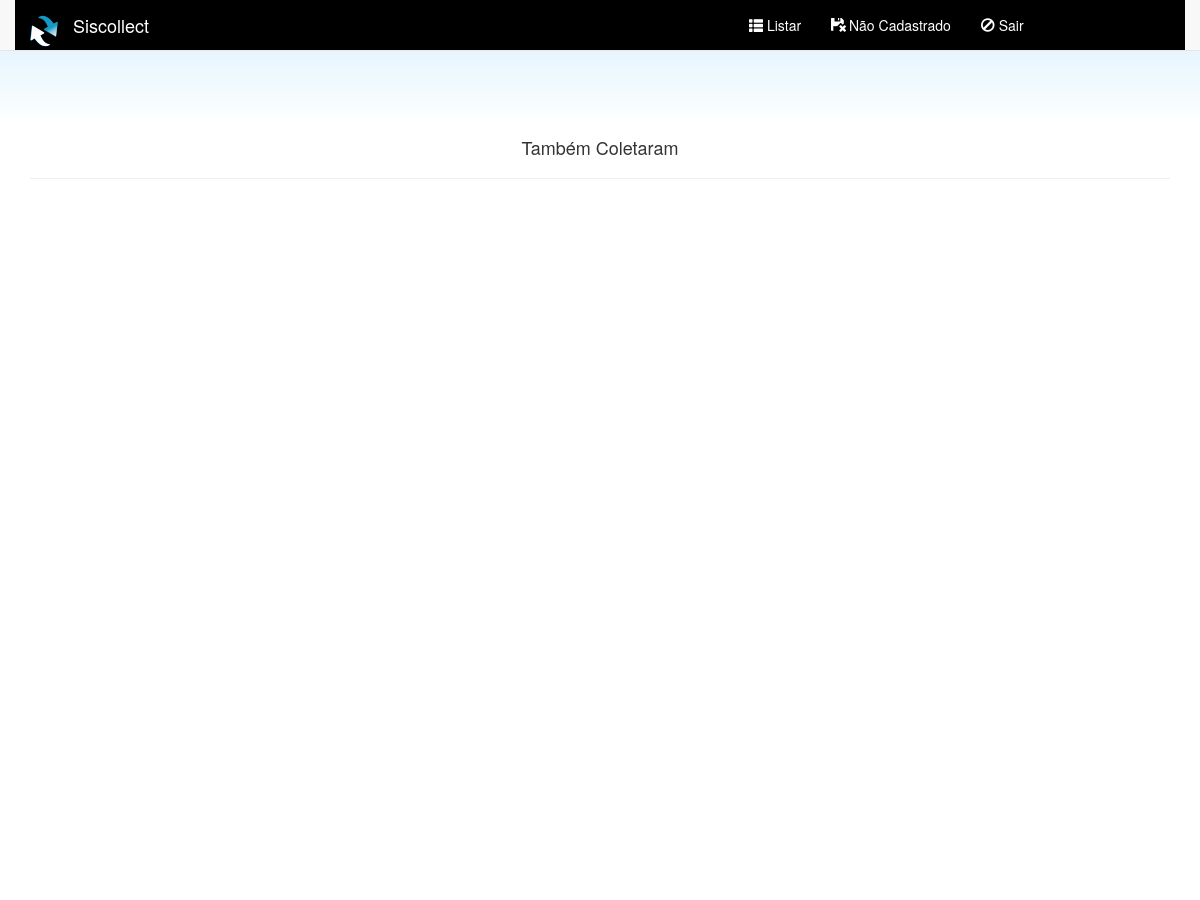
Page /coletar_mobile/listar_detalhe.php?referencia=7898497182780 (signed in, upper part) on the earlier database version.
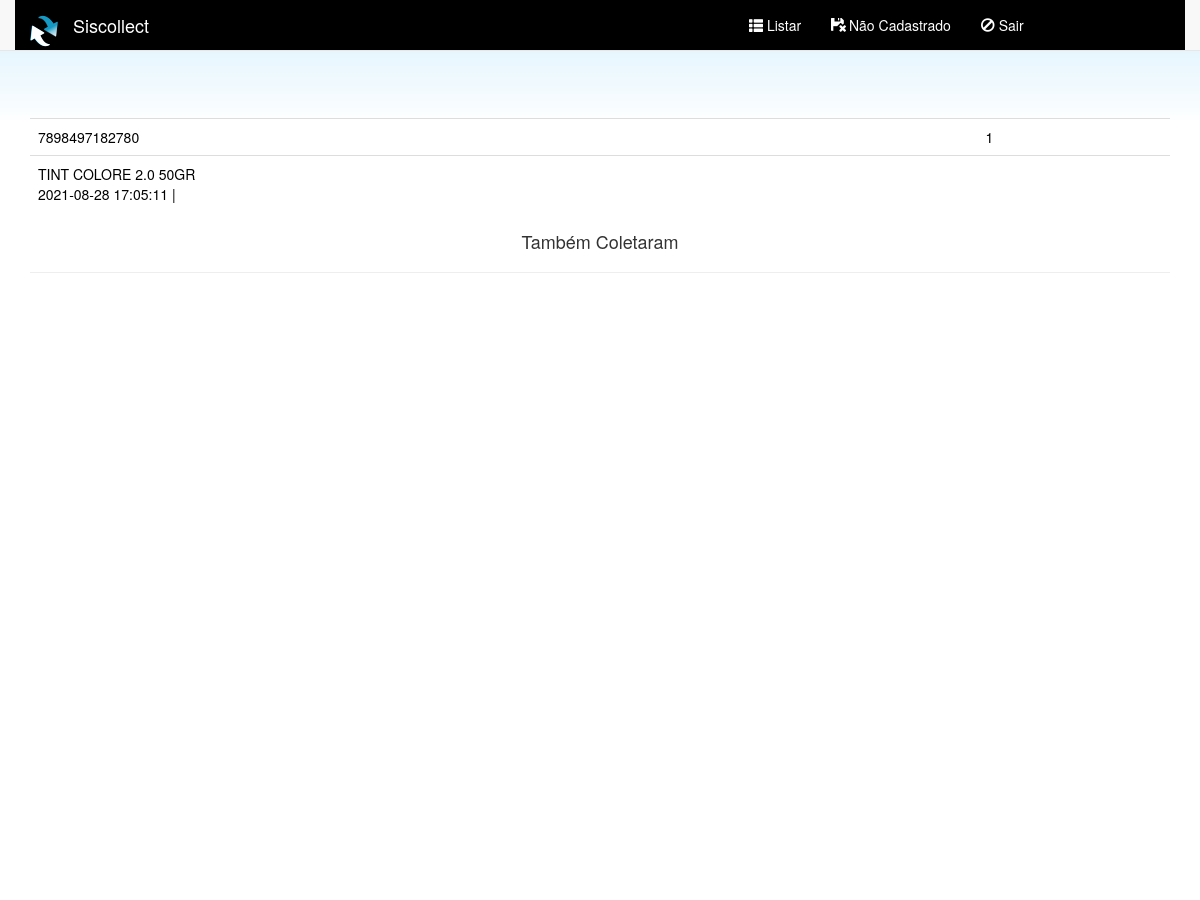
Same page on the later database version.
### tables this page shows
CREATE TABLE IF NOT EXISTS `coletor_importar` (
  `referencia` varchar(255) NOT NULL,
  `quantidade` int(11) NOT NULL,
  `descricao` varchar(255) NOT NULL,
  `usuario` varchar(255) NOT NULL,
  `hora` datetime DEFAULT NULL,
  `local_estoque` int(2) DEFAULT 0,
  `local_loja` int(2) DEFAULT 0,
  `fabricante` varchar(255) DEFAULT NULL,
  `id` bigint(20) NOT NULL AUTO_INCREMENT,
  `chave_sessao` int(2) DEFAULT NULL,
  PRIMARY KEY (`id`),
  KEY `fk_sessao` (`chave_sessao`)
);

### coletar_mobile/listar_detalhe.php (the view, shortened to what this page needs)
  <?php
  require '../coletor/arquivos_banco/conexao.php';
  $referencia = $_GET['referencia'];
  ?>
  <!DOCTYPE html>
  <html lang="pt-br">
  <head>
    <link href="./index_files/bootstrap.min.css" rel="stylesheet">
    <link href="./index_files/css.css" rel="stylesheet">
  </head>
  <body>
    <?php
    require 'cabecalho.php';
    ?>
    <?php
    $usuario = $_SESSION['usuario'];
     if ($sessao == 0){
    $listagem = mysqli_query($conexao,"SELECT id, referencia,quantidade, descricao, usuario, hora, local_estoque, local_loja from coletor_importar   where referencia = '$referencia' and usuario = '$usuario' order by id desc;");
}else{
    $listagem = mysqli_query($conexao,"SELECT id, referencia,quantidade, descricao, usuario, hora, local_estoque, local_loja from coletor_importar   where referencia = '$referencia' and usuario = '$usuario' and chave_sessao = $sessao order by id desc;");
}
        ?>
    <div class="container" id="topo">
      <table class="table table-hover">
        <?php
        while($linha = mysqli_fetch_array($listagem)) {
        	$imprimir_valor = '';
          ?>
          <tr>
            <td><?= $linha['referencia'] ?> </td>
            <td><?= $linha['quantidade'] ?></td>
          </tr>
          <tr>
            <td class="descricao" colspan="2"><?= utf8_encode($linha['descricao']); ?> <br /> <?= $linha['hora'] ?> <?php echo" | " .$imprimir_valor; ?></td>
       </tr>
       <?php
     }
     ?>
   </table>
<h4 align="center">Também Coletaram</h4>
<hr />
 </div>
      </body>
      </html>

Differences in the rows shown:
added coletor_importar: referencia "7898497182780", quantidade "1", descricao "TINT COLORE 2.0 50GR", hora "2021-08-28 17:05:11"
